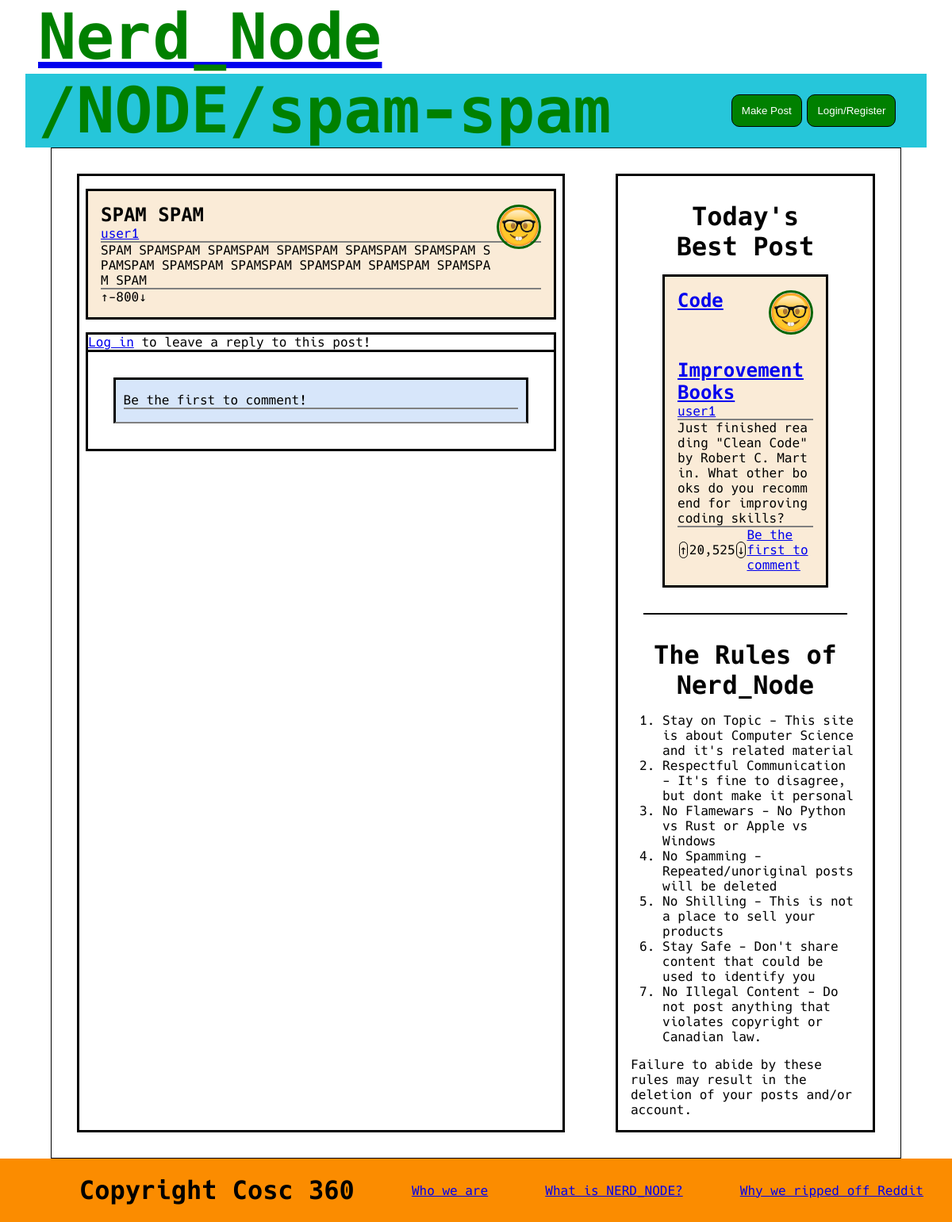
/node/index.php?title=spam-spam, run on the app's committed database.
### tables this page shows
CREATE TABLE post (
	id int AUTO_INCREMENT,
	title varchar(255),
    poster int,
    content TEXT(65535),
    likes int,
    reported boolean,
    sku varchar(255),
    PRIMARY KEY (id),
    FOREIGN KEY (poster) REFERENCES siteUser(id) ON DELETE CASCADE
);

CREATE TABLE siteUser (
	id int AUTO_INCREMENT,
	username varchar(255) UNIQUE,
	password varchar(255),
    email varchar(255) UNIQUE,
    profilePicture varchar(255),
    isAdmin boolean,
    isDisabled boolean,
    PRIMARY KEY (id)
);

### src/node/loadPost.php (called while the page is built, shortened)
<?php
$host = DBHOST;
$database = DBNAME;
$user = DBUSER;
$pass = DBPASS;
$connection = mysqli_connect($host, $user,$pass, $database, "3306");
$getPost = $connection->prepare("SELECT post.id, post.title, siteUser.username, siteUser.profilePicture, post.sku, post.content, post.likes FROM (post JOIN siteUser ON post.poster = siteUser.id) WHERE post.sku = ?");
$getPost->bind_param("s", $sku);
$getPost->execute();
$result = $getPost->get_result();
while($row = mysqli_fetch_assoc($result)) {
    $post = ['id' => $row['id'],
             'title' => $row['title'],
             'author' => $row['username'],
             'pfp' => $row['profilePicture'],
             'sku' => $row['sku'],
             'content' => $row['content'],
             'likes' => number_format($row['likes'])
    ];
}
$comments = array();
?>

### src/components/getBestPost.php (called while the page is built, shortened)
<?php
$host = DBHOST;
$database = DBNAME;
$user = DBUSER;
$pass = DBPASS;
$connection = mysqli_connect($host, $user,$pass, $database, "3306");
$sql = "SELECT post.title, post.id, siteUser.username, siteUser.profilePicture, post.sku, post.content,
               post.likes, COUNT(comment.id) AS comments
        FROM (post JOIN siteUser ON post.poster = siteUser.id)
             LEFT JOIN comment ON comment.originalPost = post.id
             LEFT JOIN postTag ON postTag.postId = post.id
        GROUP BY post.id
        ORDER BY likes DESC
        LIMIT 1";
if($result = mysqli_query($connection, $sql)) {
    while($row = mysqli_fetch_assoc($result)) {
        $bestPost = [
            'title' => $row['title'],
            'id' => $row['id'],
            'author' => $row['username'],
            'pfp' => $row['profilePicture'],
            'sku' => $row['sku'],
            'content' => $row['content'],
            'likes' => number_format($row['likes']),
            'commentCount' => $row['comments'],
            'tags' => explode(',', $row['tags'])
        ];
    }
}
?>

### src/node/index.php (the view, shortened to what this page needs)
<?php
$sku = $_GET['title'];
include_once "loadPost.php";
include_once "renderComments.php";
include_once "../renderProfilePicture.php";
?>
<!DOCTYPE html>
<html lang="en">
    <head>
	    <link rel="stylesheet" href="../public/css/reset.css">
	    <link rel="stylesheet" href="../public/css/home.css">
        <link rel="stylesheet" href="../public/css/node.css">
        <link rel="stylesheet" href="../public/font/hack.css">
    </head>
    <body>
	    <header>
            <?php
            $u =strlen($post["sku"]) >12 ? trim(substr($post["sku"], 0, 12)).'...' : $post["sku"];
            $url = "/NODE/$u";
            include "../components/headerBar.php";
            ?>
        </header>
        <main>
            <div class="center">
                <div class="post">
                    <?php renderProfilePicture($post['author'], $post['pfp']); ?>
                    <h3>
                        <?php echo $post["title"];?>
                    </h3>
                    <p>
                        <?php
                        echo "<a href='".SITEROOT."nerd?username=".$post["author"]."'>".$post["author"]."</a>";
                        ?>
                    </p>
                    <p>
                        <?php echo $post["content"]; ?>
                    </p>
                    <div class="interactionBar">
                        <div> &uarr; </div>
                        <div> <?php echo $post["likes"]; ?> </div>
                        <div> &darr; </div>
                    </div>
                </div>
                <div id="comments">
                    <div id="reply">
                        <?php
                        if(isset($_SESSION["sessionId"])) {
                            include "../components/commentForm.php";
                        } else {
                            echo "<p> <a href='".SITEROOT."login'>Log in</a> to leave a reply to this post!</p>";
                        }
                        ?>
                    </div>
                    <?php
                    if($comments) {
                        foreach($comments as $comment) {
                            renderComment($comment, $sku, isset($_SESSION["isAdmin"]));
                        }
                    } else {
                        echo "<div class=\"comment center\"><p>Be the first to comment!</p></div>";
                    }
                    ?>
                </div>
            </div>
            <?php include "../components/sidebar.php" ?>
	    </main>
        <?php include "../components/footer.php"; ?>
    </body>
</html>

### src/components/headerBar.php (shortened to what this page needs)
<!DOCTYPE html>
<html lang="en">
  <div>
    <a href="<?php echo SITEROOT; ?>">
        <h1>
            Nerd_Node
        </h1>
    </a>
    </div>
    <div class="navbar">
        <h1 id = "pageTitle">
            <?php echo $url ?? '/HOME'; ?>
        </h1>
        <div class="spacer">
        </div>
        <div class="buttonBox">
            <button id="newPost" onclick='location.href = "<?php echo SITEROOT; ?>makePost";'>Make Post</button>
            <?php
            if(isset($_SESSION["sessionId"]) ) {
                echo "<button id='home' onclick='location.href = \"".SITEROOT."nerd?username=".$_SESSION["sessionUsername"]."\";' >".
                     $_SESSION["sessionUsername"]
                    ."</button>";
                if(isset($_SESSION["isAdmin"])) {
                    echo "<button id='home' onclick='location.href = \"".SITEROOT."\admin\"'> View Reports </button>";
                }
                echo "<button id='logout' onclick='location.href = \"".SITEROOT."logout.php\";' >
                      Log out
                  </button>";
            } else {
                echo "<button id='login' onclick='location.href = \"".SITEROOT."login\";' >
                      Login/Register
                  </button>";
            }
            ?>
        </div>
    </div>
</html>

### src/renderProfilePicture.php
<?php
function renderProfilePicture($username, $picture) {
    echo "<img class='pfp' src='".SITEROOT."public/images/profiles/$picture' alt='$username\'s profile picture' width='50' height='50'>";
}
?>

### src/renderPosts.php (shortened to what this page needs)
<?php
include_once "renderProfilePicture.php";
function renderPost($post, $isAdmin, $addTag) {
    $username = $post['author'];
    $commentText = $post['commentCount'] ? "Leave a comment (".$post['commentCount'].")" : "Be the first to comment";
    echo "<div class=\"post\">";
    echo "<h3>
            <a href='".SITEROOT."node?title=".$post['sku']."'>".$post['title']."</a>
    </h3>
    <p>";
    echo "<a href='".SITEROOT."nerd?username=".$username."'>".$username."</a>
    </p>
    <p>".$post['content']."
    </p>
    <div class='interactionBar'>
        <div class='arrow' onclick='upvote(".$post['id'].", 5)'> &uarr; </div>
        <div id='post-".$post['id']."'>".$post['likes']." </div>
        <div class='arrow' onclick='downvote(".$post['id'].", 2)'> &darr; </div>
        <div>
            <a href='".SITEROOT."node?title=".$post['sku']."'>".$commentText."</a>
        </div>
        <div class='spacer'></div>";
    echo "</div></div>";
}
?>

### src/public/css/home.css (style rules this page uses)
html { font-family: "Hack"; }
header { padding: 0em 2em; }
header div { padding: 0em 1em; }
.center { flex: 1; }
.center, .sidebar, .post { border: medium solid black; }
.sidebar div { padding:1em; }
.center, .sidebar { margin: 2em 2em; }
main { display: flex; height:auto; min-height:80vh; margin: 0em 4em; }
.post { background-color:antiquewhite; margin:1em 0.5em; padding:1em; }
.post p { border-bottom: 2px solid grey; word-break: break-all; }
.post .interactionBar { display:flex; align-items: center; justify-content: space-evenly; }
.post div { padding: 0em; }
#bestPost .post { max-height: 50%; }
h1 { font-size: 5em; color: green; }
h3 { font-size:1.5em; font-weight:bold; }
.navbar { display:flex; background-color: #26C6DA; }
.spacer { flex:1; }
.buttonBox { width:20%; display: flex; align-items: center; justify-content: space-evenly; }
button { background-color: green; color: white; padding: 0.9em 0.9em 0.9em 0.9em; border-radius: 10px; border: 1px solid black; cursor:pointer; }
main { border: 1px solid black; }
.pfp { border: 3px solid darkgreen; border-radius: 50%; float: right; margin-bottom: 1em; margin-top: 1em; }
.interactionBar .arrow { border-radius: 10px; margin: 0px 0.1em; border: 1px solid black; cursor:pointer; }

### src/public/css/node.css (style rules this page uses)
#comments { border: medium solid black; margin:1em 0.5em; }
.comment { background-color:#d7e6fa; padding:1em 0.6em; border-bottom: 2px solid grey; }
.comment p { border-bottom: 2px solid grey; word-break: break-all; overflow: hidden; }
#reply { border-bottom: medium solid black; }

### src/renderPosts.php (style rules this page uses)
.post { position: relative; }
.pfp { position: relative; width: 50px; bottom: 15px; }

### data on the page
post: sku "/NODE/spam-spam", poster.profilePicture (placeholder picture), title "SPAM SPAM", poster.username "user1", content "SPAM SPAMSPAM SPAMSPAM SPAMSPAM SPAMSPAM SPAMSPAM SPAMSPAM SPAMSPAM SPAMSPAM SPAMSPAM SPAMSPAM SPAMSPAM SPAM", likes "-800"
post: poster.profilePicture (placeholder picture), title "Code Improvement Books", poster.username "user1", content "Just finished reading \"Clean Code\" by Robert C. Martin. What other books do you recommend for improving coding skills?"

### other printed values
$post['likes'] "20,525"
$commentText "Be the first to comment"
